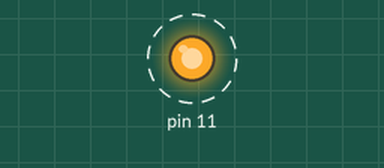
Recording of a sketch running on a simulated Arduino Uno, built with avr-gcc and run on an emulated ATmega328P. On the bench: output pins drawn as LEDs (lit = HIGH). Dashed ring = blinking.

Above: at 0.05 s.
Timing chart, 0 to 4.6 s (numbered marks = the images above):
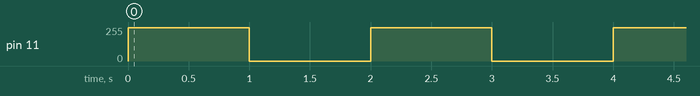

Measured:
- by itself, pin 11: alternates 250/255 for 1.0 s and 0/255 for 1.0 s

The sketch:

analog_sketch_jun04a.ino
```cpp
void setup() {
  // put your setup code here, to run once:
pinMode(11,OUTPUT);
}

void loop() {
  // put your main code here, to run repeatedly:
analogWrite(11,250);
delay(1000);
analogWrite(11,0);
delay(1000);
}
```
